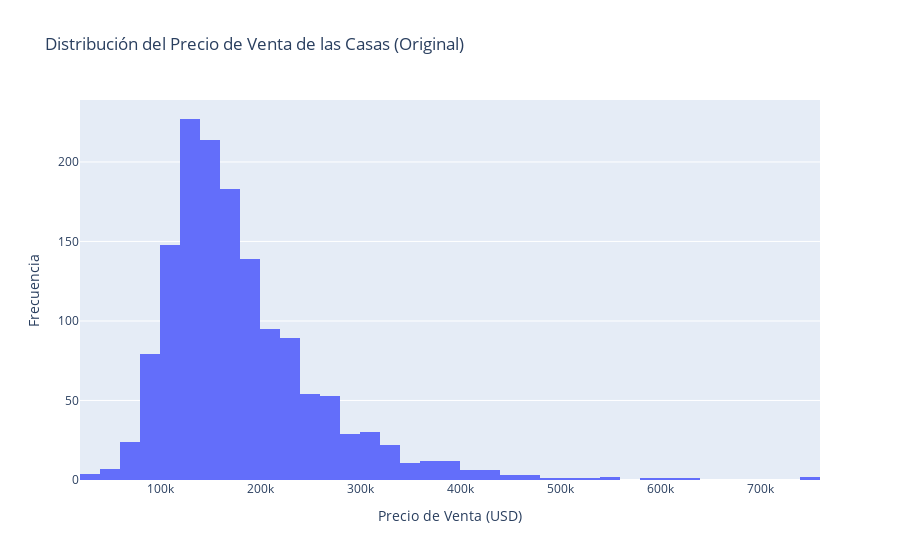
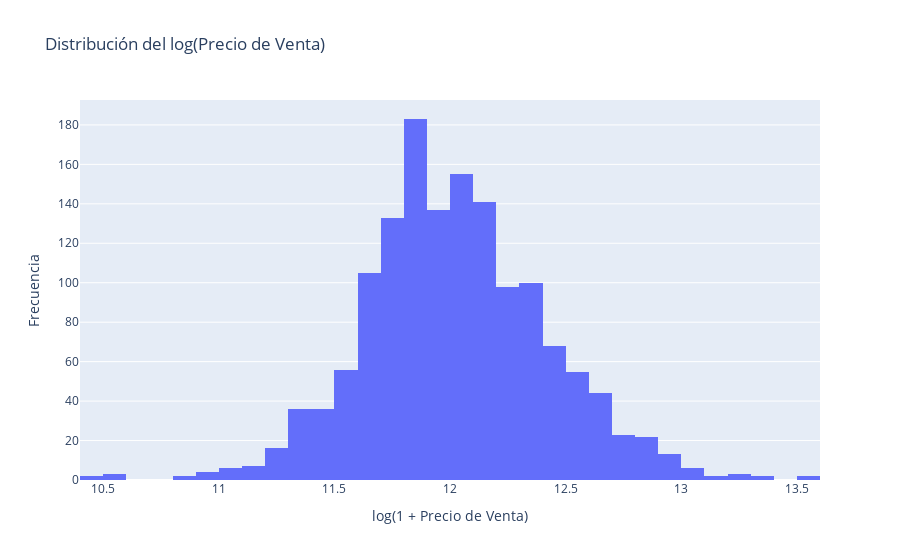

Notebook source saved alongside these figures, in order:
### Markdown cell above
<p>Ahora, visualicemos la distribución de nuestra variable objetivo y la relación entre el área de la vivienda y su precio. La distribución de precios está sesgada, por lo que una transformación logarítmica será útil.</p>

### Code cell
# Histograma del Precio de Venta (SalePrice)
fig_hist = px.histogram(df_subset, x='SalePrice', nbins=50, title='Distribución del Precio de Venta de las Casas (Original)')
fig_hist.update_layout(xaxis_title='Precio de Venta (USD)', yaxis_title='Frecuencia')
fig_hist.show()

# Histograma del log(Precio de Venta)
fig_hist_log = px.histogram(x=np.log1p(df_subset['SalePrice']), nbins=50, title='Distribución del log(Precio de Venta)')
fig_hist_log.update_layout(xaxis_title='log(1 + Precio de Venta)', yaxis_title='Frecuencia')
fig_hist_log.show()

### Figure 1 — Plotly figure (JSON) as saved in the notebook; plotly's stock layout.template omitted (floating-point values rounded to 4 significant figures; data arrays with more than 128 entries replaced by an {"elided": "..."} marker saying what was removed)
{"data": [{"bingroup": "x", "hovertemplate": "SalePrice=%{x}<br>count=%{y}<extra></extra>", "legendgroup": "", "marker": {"color": "#636efa", "pattern": {"shape": ""}}, "name": "", "nbinsx": 50, "orientation": "v", "showlegend": false, "type": "histogram", "x": {"elided": "1460 int values"}, "xaxis": "x", "yaxis": "y"}], "layout": {"barmode": "relative", "legend": {"tracegroupgap": 0}, "title": {"text": "Distribución del Precio de Venta de las Casas (Original)"}, "xaxis": {"anchor": "y", "domain": [0, 1], "title": {"text": "Precio de Venta (USD)"}}, "yaxis": {"anchor": "x", "domain": [0, 1], "title": {"text": "Frecuencia"}}}}

### Figure 2 — Plotly figure (JSON) as saved in the notebook; plotly's stock layout.template omitted (floating-point values rounded to 4 significant figures; data arrays with more than 128 entries replaced by an {"elided": "..."} marker saying what was removed)
{"data": [{"bingroup": "x", "hovertemplate": "x=%{x}<br>count=%{y}<extra></extra>", "legendgroup": "", "marker": {"color": "#636efa", "pattern": {"shape": ""}}, "name": "", "nbinsx": 50, "orientation": "v", "showlegend": false, "type": "histogram", "x": {"elided": "1460 float values"}, "xaxis": "x", "yaxis": "y"}], "layout": {"barmode": "relative", "legend": {"tracegroupgap": 0}, "title": {"text": "Distribución del log(Precio de Venta)"}, "xaxis": {"anchor": "y", "domain": [0, 1], "title": {"text": "log(1 + Precio de Venta)"}}, "yaxis": {"anchor": "x", "domain": [0, 1], "title": {"text": "Frecuencia"}}}}
